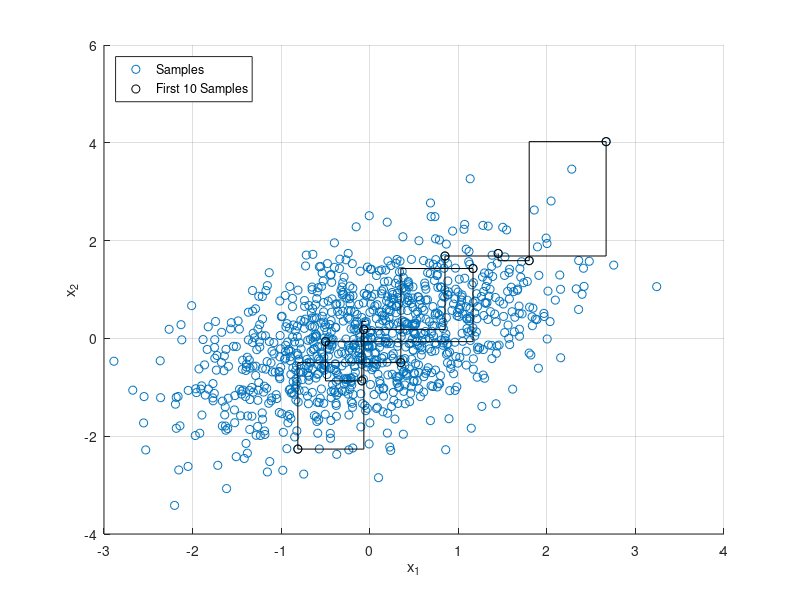

The MATLAB source for this figure:
%-----------------------------------------------------------------
%  Exercise 14.16
%  Gibbs sampling
%-----------------------------------------------------------------

rand('seed' ,12345);
n_samples = 10^3;
 
MeanValue = [0 0]; % mean vector
sigma(1) = 0.5; 
sigma(2) = 0.5; 
 
propSigma = 1; % proposal variance
minimum = [-4 -4];
maximum = [4 4];
 
%% Samples initialization
x = zeros(n_samples,2);
x(1,1) = unifrnd(minimum(1), maximum(1));
x(1,2) = unifrnd(minimum(2), maximum(2));
 
dimensions = 1:2; 

%% Start Gibbs Sampler
t = 1;
while t < n_samples
    t = t + 1;
    T = [t-1,t];
    for iD = 1:2 % 
        % sample update
        nIx = dimensions~=iD;  
        % conditional mean
        ConditionalMean = MeanValue(iD) + sigma(iD)*(x(T(iD),nIx)-MeanValue(nIx));
        % conditional variance
        ConditionalVariance = sqrt(1-sigma(iD)^2);
        % sample from conditional pdf
        x(t,iD) = normrnd(ConditionalMean,ConditionalVariance);
    end
end

%% Plot Samples
figure(1);
h1 = scatter(x(:,1),x(:,2),'r.');

%% Plot Figures
hold on;
for t = 1:10 %change limit to plot the number of samples in h2 legend
    plot([x(t,1),x(t+1,1)],[x(t,2),x(t,2)],'k-');
    plot([x(t+1,1),x(t+1,1)],[x(t,2),x(t+1,2)],'k-');
    h2 = plot(x(t+1,1),x(t+1,2),'ko');
end
 
legend([h1,h2],{'Samples','First 10 Samples'},'Location','Northwest')
xlabel('x_1');
ylabel('x_2');
grid on